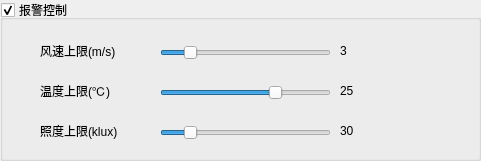
   <widget class="QGroupBox" name="groupBoxAlarm">
    <property name="geometry">
     <rect>
      <x>10</x>
      <y>470</y>
      <width>481</width>
      <height>161</height>
     </rect>
    </property>
    <property name="font">
     <font>
      <pointsize>9</pointsize>
     </font>
    </property>
    <property name="title">
     <string>报警控制</string>
    </property>
    <property name="checkable">
     <bool>true</bool>
    </property>
    <widget class="QLabel" name="label_8">
     <property name="geometry">
      <rect>
       <x>40</x>
       <y>30</y>
       <width>111</width>
       <height>41</height>
      </rect>
     </property>
     <property name="font">
      <font>
       <pointsize>9</pointsize>
      </font>
     </property>
     <property name="text">
      <string>风速上限(m/s)</string>
     </property>
     <property name="alignment">
      <set>Qt::AlignLeading|Qt::AlignLeft|Qt::AlignVCenter</set>
     </property>
    </widget>
    <widget class="QSlider" name="hSliderWindSpeedLimit">
     <property name="geometry">
      <rect>
       <x>160</x>
       <y>40</y>
       <width>171</width>
       <height>25</height>
      </rect>
     </property>
     <property name="maximum">
      <number>20</number>
     </property>
     <property name="pageStep">
      <number>5</number>
     </property>
     <property name="value">
      <number>3</number>
     </property>
     <property name="orientation">
      <enum>Qt::Horizontal</enum>
     </property>
    </widget>
    <widget class="QLabel" name="labelWindSpeedLimit">
     <property name="geometry">
      <rect>
       <x>340</x>
       <y>30</y>
       <width>41</width>
       <height>41</height>
      </rect>
     </property>
     <property name="font">
      <font>
       <pointsize>9</pointsize>
      </font>
     </property>
     <property name="text">
      <string>3</string>
     </property>
     <property name="alignment">
      <set>Qt::AlignLeading|Qt::AlignLeft|Qt::AlignVCenter</set>
     </property>
    </widget>
    <widget class="QLabel" name="labelAlarm">
     <property name="geometry">
      <rect>
       <x>390</x>
       <y>60</y>
       <width>71</width>
       <height>61</height>
      </rect>
     </property>
     <property name="text">
      <string/>
     </property>
     <property name="pixmap">
      <pixmap>res/warning.png</pixmap>
     </property>
     <property name="scaledContents">
      <bool>true</bool>
     </property>
    </widget>
    <widget class="QLabel" name="label_19">
     <property name="geometry">
      <rect>
       <x>40</x>
       <y>70</y>
       <width>101</width>
       <height>41</height>
      </rect>
     </property>
     <property name="font">
      <font>
       <pointsize>9</pointsize>
      </font>
     </property>
     <property name="text">
      <string>温度上限(℃)</string>
     </property>
     <property name="alignment">
      <set>Qt::AlignLeading|Qt::AlignLeft|Qt::AlignVCenter</set>
     </property>
    </widget>
    <widget class="QSlider" name="hSliderTemperatureLimit">
     <property name="geometry">
      <rect>
       <x>160</x>
       <y>80</y>
       <width>171</width>
       <height>25</height>
      </rect>
     </property>
     <property name="minimum">
      <number>-20</number>
     </property>
     <property name="maximum">
      <number>45</number>
     </property>
     <property name="pageStep">
      <number>5</number>
     </property>
     <property name="value">
      <number>25</number>
     </property>
     <property name="orientation">
      <enum>Qt::Horizontal</enum>
     </property>
    </widget>
    <widget class="QLabel" name="labelTemperatureLimit">
     <property name="geometry">
      <rect>
       <x>340</x>
       <y>70</y>
       <width>41</width>
       <height>41</height>
      </rect>
     </property>
     <property name="font">
      <font>
       <pointsize>9</pointsize>
      </font>
     </property>
     <property name="text">
      <string>25</string>
     </property>
     <property name="alignment">
      <set>Qt::AlignLeading|Qt::AlignLeft|Qt::AlignVCenter</set>
     </property>
    </widget>
    <widget class="QSlider" name="hSliderIlluminationLimit">
     <property name="geometry">
      <rect>
       <x>160</x>
       <y>120</y>
       <width>171</width>
       <height>25</height>
      </rect>
     </property>
     <property name="minimum">
      <number>0</number>
     </property>
     <property name="maximum">
      <number>200</number>
     </property>
     <property name="pageStep">
      <number>5</number>
     </property>
     <property name="value">
      <number>30</number>
     </property>
     <property name="orientation">
      <enum>Qt::Horizontal</enum>
     </property>
    </widget>
    <widget class="QLabel" name="labelIlluminationLimit">
     <property name="geometry">
      <rect>
       <x>340</x>
       <y>110</y>
       <width>61</width>
       <height>41</height>
      </rect>
     </property>
     <property name="font">
      <font>
       <pointsize>9</pointsize>
      </font>
     </property>
     <property name="text">
      <string>30</string>
     </property>
     <property name="alignment">
      <set>Qt::AlignLeading|Qt::AlignLeft|Qt::AlignVCenter</set>
     </property>
    </widget>
    <widget class="QLabel" name="label_20">
     <property name="geometry">
      <rect>
       <x>40</x>
       <y>110</y>
       <width>111</width>
       <height>41</height>
      </rect>
     </property>
     <property name="font">
      <font>
       <pointsize>9</pointsize>
      </font>
     </property>
     <property name="text">
      <string>照度上限(klux)</string>
     </property>
     <property name="alignment">
      <set>Qt::AlignLeading|Qt::AlignLeft|Qt::AlignVCenter</set>
     </property>
    </widget>
    <zorder>label_20</zorder>
    <zorder>label_8</zorder>
    <zorder>hSliderWindSpeedLimit</zorder>
    <zorder>labelWindSpeedLimit</zorder>
    <zorder>labelAlarm</zorder>
    <zorder>label_19</zorder>
    <zorder>hSliderTemperatureLimit</zorder>
    <zorder>labelTemperatureLimit</zorder>
    <zorder>hSliderIlluminationLimit</zorder>
    <zorder>labelIlluminationLimit</zorder>
   </widget>
